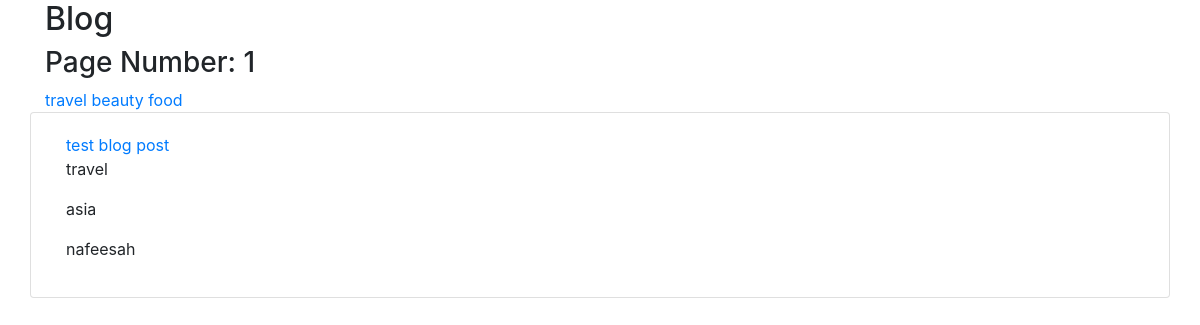
/, run on an earlier commit of the app's database.
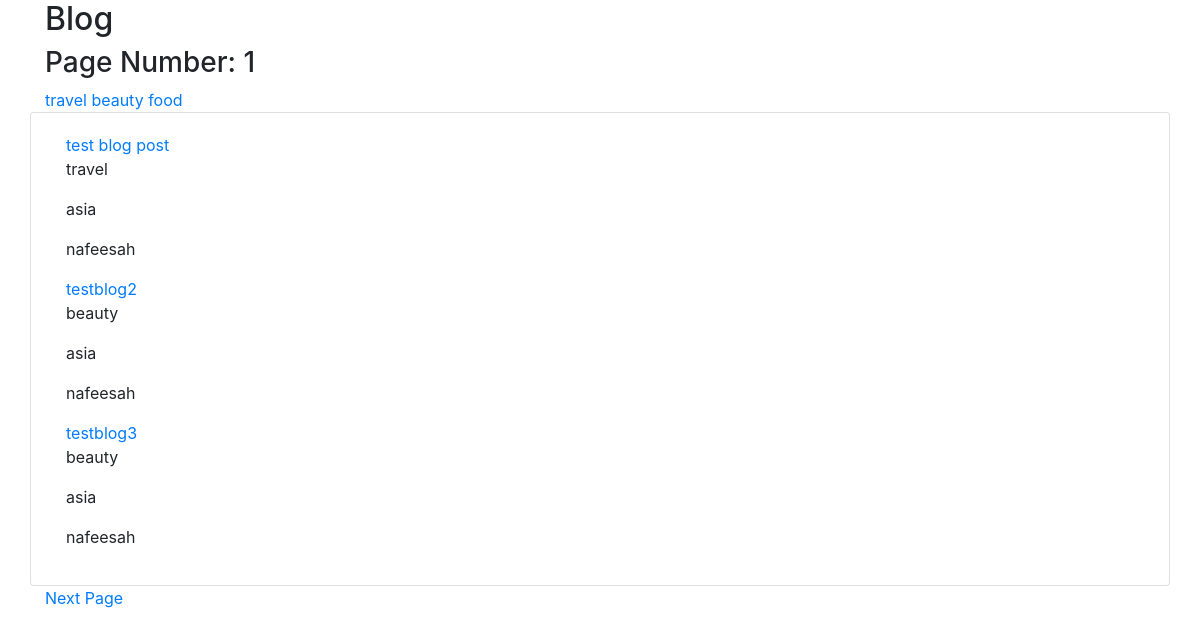
And on a later commit of the database.
### blog/models.py (models this page shows)
class Post(models.Model):
    title = models.CharField(max_length=500, blank=False)
    slug = models.SlugField(max_length=250, null=True, blank=True)
    category = models.ForeignKey(Category, null=True, blank=True, on_delete=models.SET_NULL)
    tags = models.ForeignKey(Tags, null=True, blank=True, on_delete=models.SET_NULL)
    author = models.ForeignKey(User, on_delete=models.PROTECT)
    content = models.TextField()

class Category(models.Model):
    name = models.CharField(max_length=250)
    slug = models.SlugField(max_length=250, blank=True)
    def __str__(self):
        return self.name

class Tags(models.Model):
    name = models.CharField(max_length=250)
    slug = models.SlugField(max_length=250, blank=True)
    def __str__(self):
        return self.name

### blog/views.py (the view)
# urls.py: 2. Add a URL to urlpatterns:  path('', views.home, name='home')
def home(request):
    posts = Post.objects.all()
    categories = None
    paginator = Paginator(posts, 3)
    page_num = request.GET.get('page')
    page = paginator.get_page(page_num)
    if request.GET:
        if 'category' in request.GET:
            categories = request.GET['category'].split(',')
            posts = posts.filter(category__name__in=categories)
            categories = Category.objects.filter(name__in=categories)
    context = {
        'posts': posts,
        'current_categories': categories,
        'page': page,
        'count': paginator.count
        }
    return render(request, 'blog/index.html', context)

### blog/templates/blog/index.html (shortened to what this page needs)
<!DOCTYPE html>
<html lang="en">
<head>
    <link rel="stylesheet" href="https://maxcdn.bootstrapcdn.com/bootstrap/4.1.3/css/bootstrap.min.css">
</head>
<div class="container">
    <div class="row">
        <div class="col-12">
        <h2>Blog</h2>
        <h3>Page Number: {{page.number}}</h3>
        </div>
    </div>
    <div class="row">
        <div class="col-12">
            <a href="{% url 'home' %}?category=travel">travel</a>
            <a href="{% url 'home' %}?category=beauty">beauty</a>
            <a href="{% url 'home' %}?category=food">food</a>
        </div>
    </div>
    <div class="row">
        <div class="col-12 card">
                        <div class="card-body">
             {% for post in page.object_list %}
                <a href="{% url 'post_detail' post.slug %}"> {{ post.title }}</a>
                <p>{{ post.category }}</p>
                <p>{{ post.tags }}</p>
                <p>{{ post.author }}</p>
               {% endfor %}
            </div>
            </div>
            </div>
            <div>
                {% if page.has_next %}
                <a href="{% url 'home' %}?page={{ page.next_page_number }}"> Next Page</a>
                {% endif %}
            </div>
            </div>
</html>

What changed in the data, as far as the page shows it:
added Post: title "testblog2", category "beauty", tags "asia", author "nafeesah"
added Post: title "testblog3", category "beauty", tags "asia", author "nafeesah"
Also different on the page:
text now shown: "Next Page"
